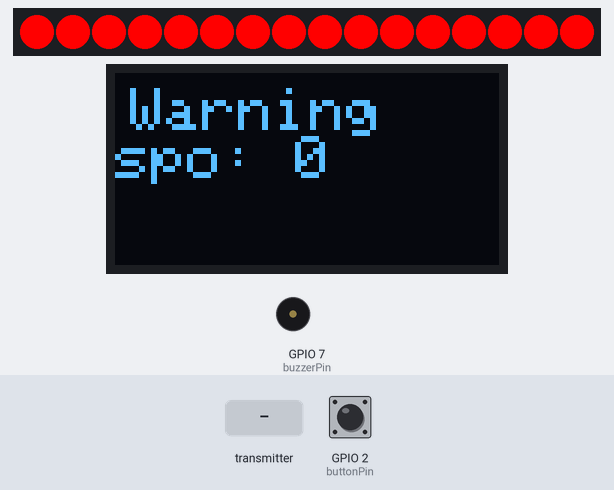
A sketch run on a simulated ESP32. On the bench: 16 RGB LEDs in strip order, left to right, 128×64 one-colour display, buzzer (waves = sounding). The inputs (shaded band) are chosen by the test bench; at power-on: GPIO 2 (buttonPin) LOW. Dim RGB values are drawn brighter than linear; the display library's start-up logo is not drawn; what the sketch prints to the serial monitor is not drawn.

Above: at 1.2 s.
1.3 s: the transmitter starts sending b = 1024
At 1.87 s:
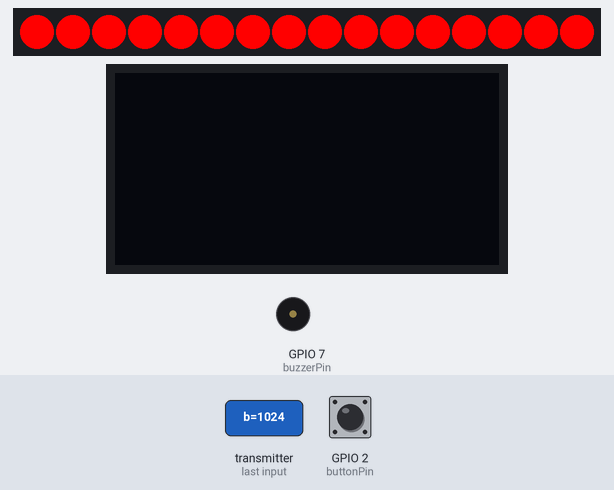
At 3.0 s:
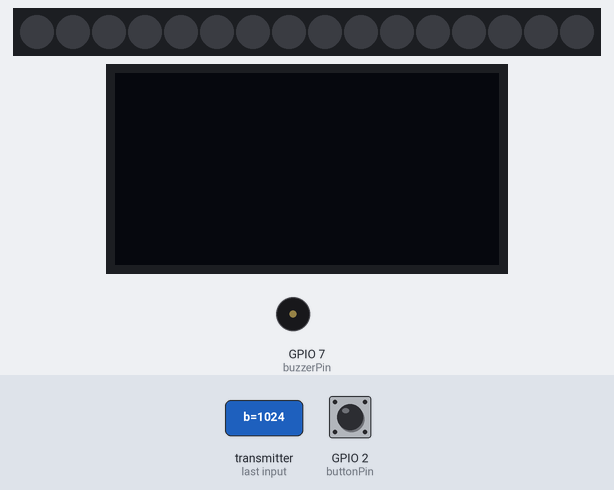
4.3 s: GPIO 2 (buttonPin) pulled HIGH for 0.15 s
At 4.49 s:
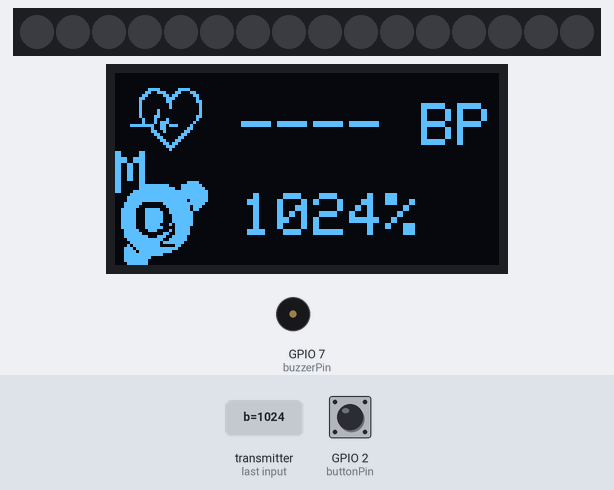
7.4 s: GPIO 2 (buttonPin) pulled HIGH for 1 s
11.4 s: GPIO 2 (buttonPin) pulled HIGH for 3.2 s
17.6 s: the transmitter starts sending b = 0
20.6 s: the transmitter starts sending a = 1024
At 20.78 s:
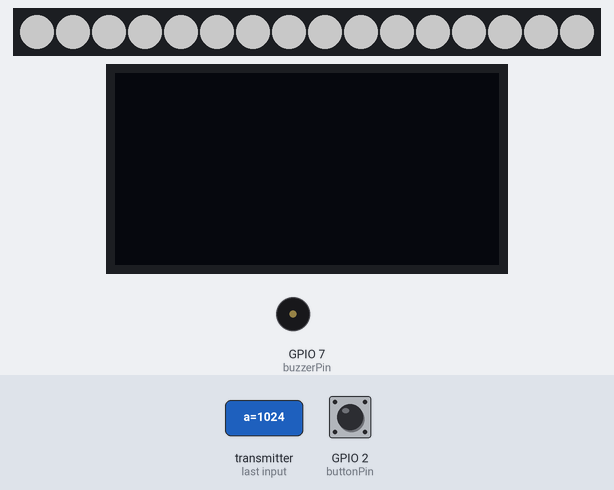
Timing chart, 0 to 23.6 s (numbered marks = the images above; inputs shaded):
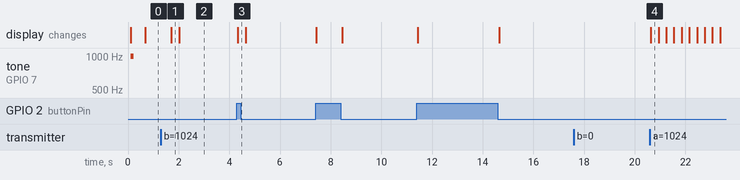

The sketch:

CarerDevice.ino
```cpp
/*
  ESP-NOW Remote Sensor - Receiver
  Receives Spo2 & Bpm data from other ESP32 via ESP-NOW and displays in OLED
*/

// Include required libraries
#include <WiFi.h>
#include <esp_now.h>
#include <Adafruit_GFX.h>    //OLED libraries
#include <Adafruit_SSD1306.h> //OLED libraries
#include <Adafruit_NeoPixel.h> //Leds library

//Sleep Mode settings
#define DEFAULT_WAKEUP_PIN    D1
#define DEFAULT_WAKEUP_LEVEL  ESP_GPIO_WAKEUP_GPIO_HIGH

//OLED settings
#define SCREEN_WIDTH 128 //OLED width
#define SCREEN_HEIGHT 64 //OLED height
#define OLED_RESET    -1 //Reset pin

//PIN settings
#define PIN_LED D10 //LED
#define NUM_LEDS 16 //Number of LEDs
const int buzzerPin = D8; // Buzzer
const int buttonPin = D1; // Button

//Variable definition
int RecvVal;
int lastTime;
int sensor;
int timeCalibrate;
int buttonState = 0;
unsigned long startTime = 0;
int buttonPressCount = 0;
unsigned long lastButtonPressTime = 0;
unsigned long currentTime;
int spo2 ;
int bpm;

//Sleep mode configuration
const gpio_config_t config = {
    .pin_bit_mask = BIT(DEFAULT_WAKEUP_PIN),
    .mode         = GPIO_MODE_INPUT,
};

// Define data structure
typedef struct struct_message {
  int a;
  int32_t b;
  int c;
} struct_message;

// Create structured data object
struct_message myData;
struct_message newData;

//Names and settings for OLED and LEDs
Adafruit_SSD1306 display(SCREEN_WIDTH, SCREEN_HEIGHT, &Wire, OLED_RESET); //Declaring the display name (display)
Adafruit_NeoPixel tiraled = Adafruit_NeoPixel(NUM_LEDS, PIN_LED, NEO_GRB + NEO_KHZ800); //Declaring function of LEDs

// Heartbeat small chart
static const unsigned char PROGMEM logo2_bmp[] =
{ 0x03, 0xC0, 0xF0, 0x06, 0x71, 0x8C, 0x0C, 0x1B, 0x06, 0x18, 0x0E, 0x02, 0x10, 0x0C, 0x03, 0x10,
  0x04, 0x01, 0x10, 0x04, 0x01, 0x10, 0x40, 0x01, 0x10, 0x40, 0x01, 0x10, 0xC0, 0x03, 0x08, 0x88,
  0x02, 0x08, 0xB8, 0x04, 0xFF, 0x37, 0x08, 0x01, 0x30, 0x18, 0x01, 0x90, 0x30, 0x00, 0xC0, 0x60,
  0x00, 0x60, 0xC0, 0x00, 0x31, 0x80, 0x00, 0x1B, 0x00, 0x00, 0x0E, 0x00, 0x00, 0x04, 0x00,
};
// Oxigen diagram
static const unsigned char PROGMEM O2_bmp[] = {
  0x00, 0x00, 0x00, 0x00, 0x00, 0x00, 0x00, 0xf0, 0x00, 0x3f, 0xc3, 0xf8, 0x00, 0xff, 0xf3, 0xfc,
  0x03, 0xff, 0xff, 0xfe, 0x07, 0xff, 0xff, 0xfe, 0x0f, 0xff, 0xff, 0xfe, 0x0f, 0xff, 0xff, 0x7e,
  0x1f, 0x80, 0xff, 0xfc, 0x1f, 0x00, 0x7f, 0xb8, 0x3e, 0x3e, 0x3f, 0xb0, 0x3e, 0x3f, 0x3f, 0xc0,
  0x3e, 0x3f, 0x1f, 0xc0, 0x3e, 0x3f, 0x1f, 0xc0, 0x3e, 0x3f, 0x1f, 0xc0, 0x3e, 0x3e, 0x2f, 0xc0,
  0x3e, 0x3f, 0x0f, 0x80, 0x1f, 0x1c, 0x2f, 0x80, 0x1f, 0x80, 0xcf, 0x80, 0x1f, 0xe3, 0x9f, 0x00,
  0x0f, 0xff, 0x3f, 0x00, 0x07, 0xfe, 0xfe, 0x00, 0x0b, 0xfe, 0x0c, 0x00, 0x1d, 0xff, 0xf8, 0x00,
  0x1e, 0xff, 0xe0, 0x00, 0x1f, 0xff, 0x00, 0x00, 0x1f, 0xf0, 0x00, 0x00, 0x1f, 0xe0, 0x00, 0x00,
  0x0f, 0xe0, 0x00, 0x00, 0x07, 0x80, 0x00, 0x00, 0x00, 0x00, 0x00, 0x00, 0x00, 0x00, 0x00, 0x00
};

// Led Function
void colorFull (uint32_t color) {
  for (int i= 0; i< tiraled.numPixels (); i++){
    tiraled.setPixelColor(i, color);
  }
  tiraled.show();
}

// Warning Levels Function
void warning(){

  for (int i = 0; i < 100; i++) {
    digitalWrite(buzzerPin, HIGH); // Set the pin high (turn on buzzer)
    delayMicroseconds(500); // Delay for half cycle (adjust for desired frequency)
    digitalWrite(buzzerPin, LOW); // Set the pin low (turn off buzzer)
    delayMicroseconds(500); // Delay for half cycle (adjust for desired frequency)
  }

  delay(500);

  display.clearDisplay();//Clear the screen
  display.setTextSize(2);//Set text size
  display.setTextColor(WHITE);//Text color
  display.setCursor(5,5);//Set the cursor position
  display.println("Warning");
  display.print("spo: "); display.println(spo2);//Display heartbeat value
  display.display();//Display screen
  colorFull(tiraled.Color(255,0,0)); //Turn led on in red color

  delay(1000);
}

// Callback function
void OnDataRecv(const uint8_t * mac, const uint8_t *incomingData, int len) {
  memcpy(&newData, incomingData, sizeof(newData)); // Get incoming data
  Serial.print("BPM: "); Serial.print (newData.a); Serial.print("  "); Serial.println(bpm);
  Serial.print("SPO: "); Serial.print (newData.b); Serial.print("  "); Serial.println(spo2);
  RecvVal = 1;
}

void setup() {
  // Set up Serial Monitor
  Serial.begin(115200);
  tiraled.begin();
  tiraled.show();
  pinMode(buzzerPin, OUTPUT); //Buzzer
  pinMode(buttonPin, INPUT); // Button
  display.begin(SSD1306_SWITCHCAPVCC, 0x3C); //Start the OLED display
  display.display();
  // How to what up from sleep mode
  ESP_ERROR_CHECK(gpio_config(&config));
  ESP_ERROR_CHECK(esp_deep_sleep_enable_gpio_wakeup(BIT(DEFAULT_WAKEUP_PIN), DEFAULT_WAKEUP_LEVEL));
  ESP_LOGI("TAG", "Enabling GPIO wakeup on pins GPIO%d\n", DEFAULT_WAKEUP_PIN);


  // Start ESP32 in Station mode
  WiFi.mode(WIFI_STA);
  // Initalize ESP-NOW
  if (esp_now_init() != 0) {
    Serial.println("Error initializing ESP-NOW");
    colorFull(tiraled.Color(0,0,155)); //Turn led on in red color
    return;
  }

  // Register callback function
  esp_now_register_recv_cb(OnDataRecv);
}


void loop() {
  //LEDs off
  colorFull(tiraled.Color(0,0,0));
  // Disconection
  if(millis()-lastTime>15000){
    Serial.println("DESCONEXIÓN");
    display.clearDisplay();//Clear the screen
    display.setTextSize(2);//Set text size
    display.setTextColor(WHITE);//Text color
    display.setCursor(5,5);//Set the cursor position
    display.println("SIN");
    display.println("CONEXION");
    display.display();//Display screen
    colorFull(tiraled.Color(0,0,155));//Turn led on in blue color
    if (RecvVal==1){
      lastTime = millis();
      Serial.println("Data arrived");
    }
    RecvVal=0;

    // If button pressed 3 times, enter sleep mode
    currentTime = millis();
    if (digitalRead(buttonPin) == HIGH) { startTime = currentTime;}
    // Check if the button has been pressed within a certain time window
    if (currentTime - startTime <= 4000) {
      if (currentTime - lastButtonPressTime >= 200 && digitalRead(buttonPin) == HIGH) {
        buttonPressCount++;
        lastButtonPressTime = currentTime;
      }
    } else {
      buttonPressCount = 0; // Reset count if time window exceeded
    }
    // Sleep if buttonPressCount reaches 3
    if (buttonPressCount == 3 && digitalRead(buttonPin) == LOW) {
      // Turn everything off
      Serial.print("Goning to sleep");
      colorFull(tiraled.Color(0,0,0));
      digitalWrite(buzzerPin, LOW); // Set the pin low (turn off buzzer)
      display.clearDisplay(); // clear display
      display.display();

      delay(400);
      esp_deep_sleep_start();
    }
  }
  else{ //Not disconnected
    if (RecvVal==1){
      lastTime = millis();
      Serial.println("Data arrived");
    }
    RecvVal=0;
    // Sensor incorrectly positioned
    if (newData.c < 10000){
      colorFull(tiraled.Color(100,100,100)); //Turn led on in white color
    }
    if (newData.b < 0){
      sensor = 1;
      timeCalibrate = millis();
    }
    // Give 15 seconds to stabilize without sending alarm due to low values
    if (millis()-timeCalibrate>15000){
      sensor = 0;
    }

    // Removing outliers by cheking the difference with the previous value
      // BPM
    if ((bpm - newData.a) > 20) {
      Serial.println("Difference greater than 20, ignoring BPM");
    } else {
      bpm = newData.a;
    }
      // SPO
    if ((spo2 - newData.b) > 10) {
      Serial.println("Difference greater than 15, ignoring SPO ");
      sensor = 1;
    } else {
      spo2 = newData.b;
    }

    // Print to Serial Monitor
    Serial.print("AvgBPM= ");
    Serial.print(bpm);

    Serial.print(",  SPO2= ");
    Serial.print(spo2);

    Serial.print("           ");
    Serial.println(millis());

    //Check for warning and display in OLED
    if (spo2 <90 && sensor!= 1) {
      warning();
    }
    else{
      display.clearDisplay();
      display.display();
      colorFull(tiraled.Color(0,0,0)); // turn led off
      digitalWrite(buzzerPin, LOW);
    }

    currentTime = millis();

    // Check if the button is pressed and turn on OLED if it is
    if (digitalRead(buttonPin) == HIGH) {
      display.clearDisplay();//Clear the screen
      display.drawBitmap(5, 5, logo2_bmp, 24, 21, WHITE);//Display a small heartbeat icon
      display.setTextSize(2);//Set text size
      display.setTextColor(WHITE);//Text color
      display.setCursor(42, 10);//Set the cursor position
      if (bpm > 30) display.print(String(bpm) + " BPM");//Display heartbeat value
      else display.print("---- BPM" );
      display.drawBitmap(0, 35, O2_bmp, 32, 32, WHITE);//Display oxygen icon
      display.setCursor(42, 40);//Set the cursor position
      display.print(String(spo2) + "%"); //Display spo2 value
      display.display();//Display screen
      startTime = currentTime;
    } else {
      display.clearDisplay(); // clear display
      display.display();
    }

    // Check if the button has been pressed within a certain time window
    if (currentTime - startTime <= 4000) {
      if (currentTime - lastButtonPressTime >= 200 && digitalRead(buttonPin) == HIGH) {
        buttonPressCount++;
        lastButtonPressTime = currentTime;
      }
    } else {
      buttonPressCount = 0; // Reset count if time window exceeded
    }

    // Sleep if buttonPressCount reaches 3
    if (buttonPressCount == 3 && digitalRead(buttonPin) == LOW) {
      Serial.print("Goning to sleep");
      colorFull(tiraled.Color(0,0,0));
      digitalWrite(buzzerPin, LOW); // Set the pin low (turn off buzzer)
      display.clearDisplay(); // clear display
      display.display();

      delay(400);
      esp_deep_sleep_start();
    }

  }

}
```

Measured:
- after the input at 1.3 s, tone on GPIO 7 (buzzerPin): stays silent (without the input it goes to 992 Hz after 0.45 s)
- after the input at 4.3 s, the display: changes at once (image 3)
- after the input at 17.6 s, every drawn part: stays the same
